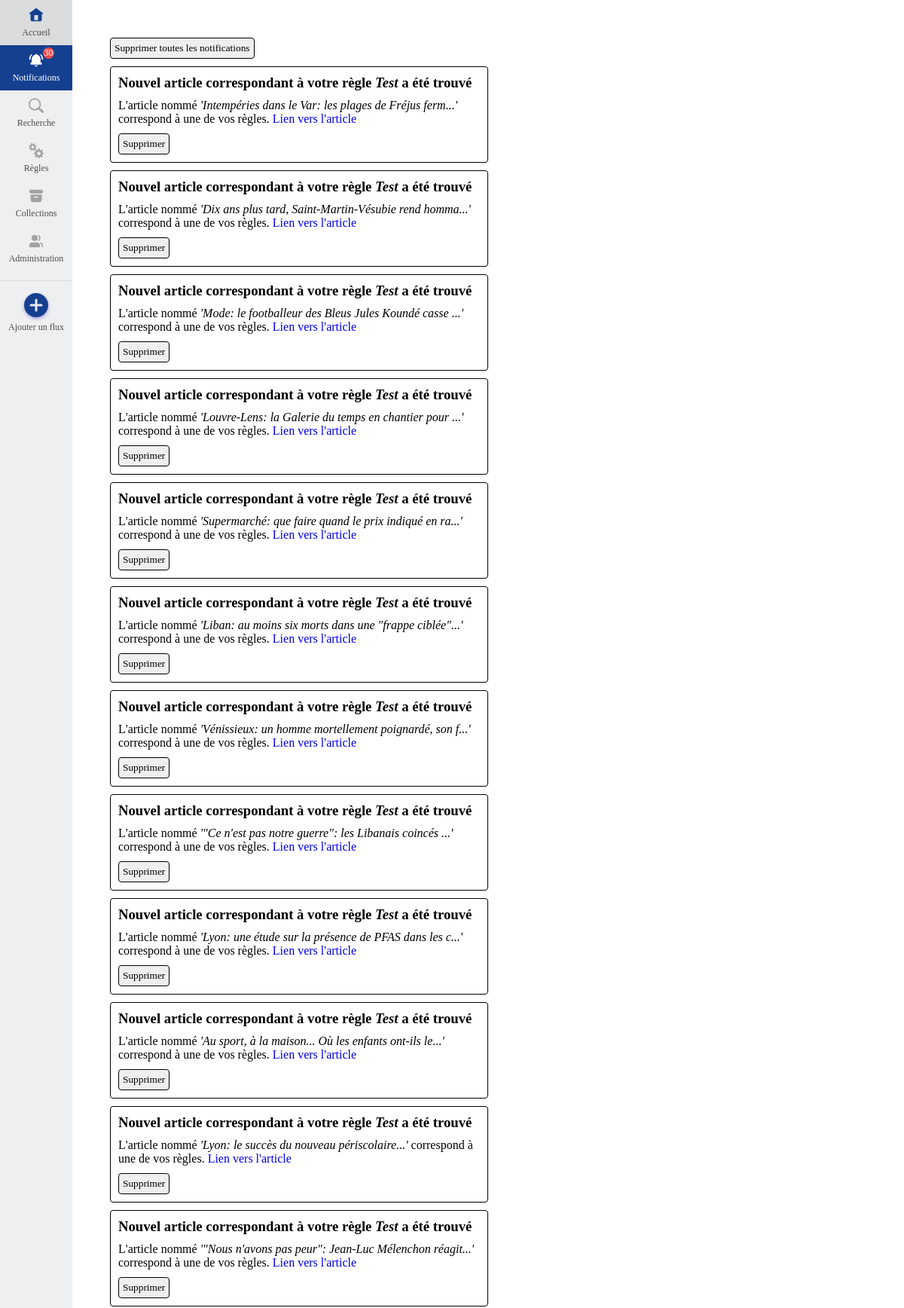
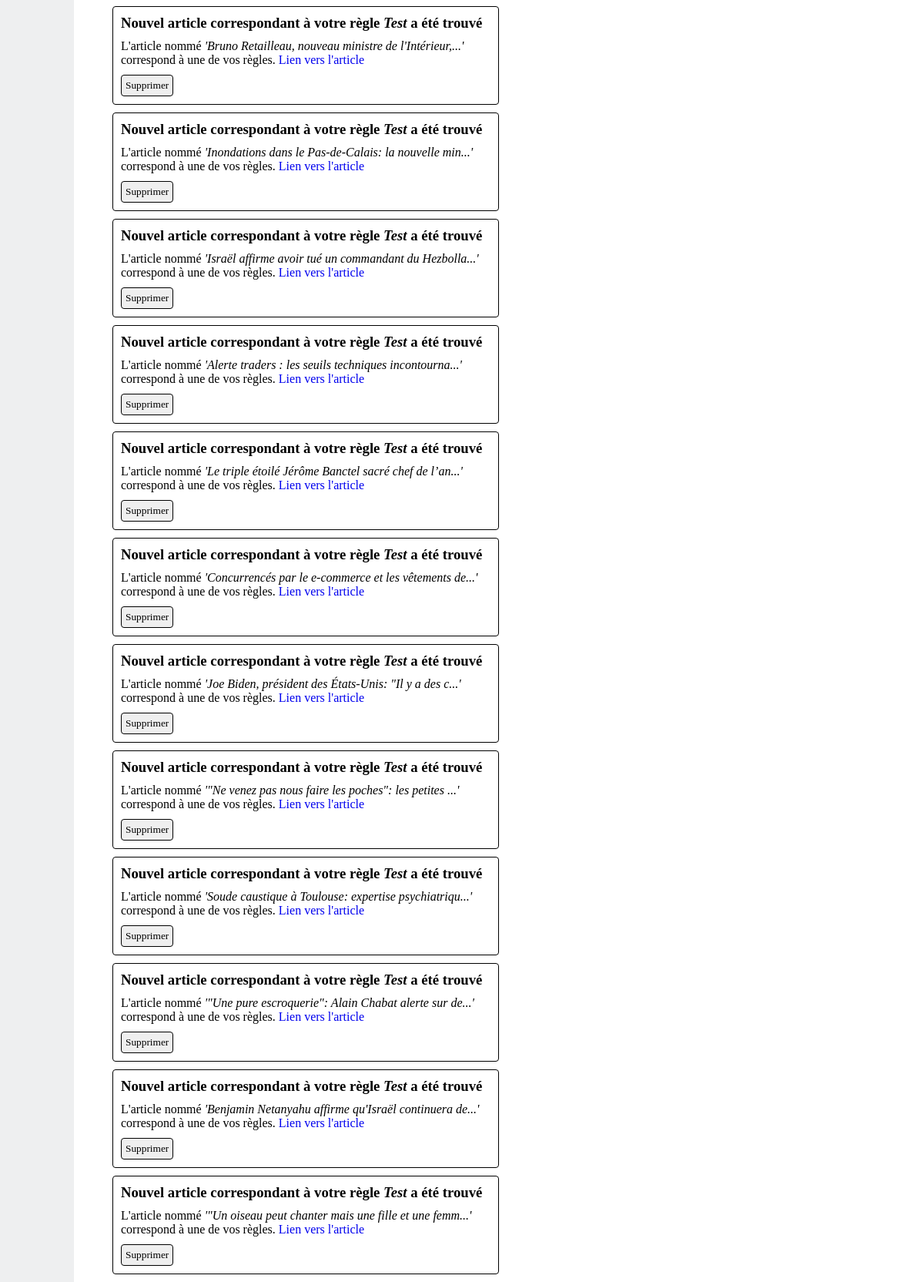
/notifications.php (signed in, upper part), run on the app's committed database (2 pictures, top to bottom).
### tables this page shows
CREATE TABLE `notification` (
  `id_notification` int NOT NULL AUTO_INCREMENT,
  `titre` varchar(512) NOT NULL,
  `description` varchar(512) DEFAULT NULL,
  `id_utilisateur` int DEFAULT NULL,
  PRIMARY KEY (`id_notification`),
  KEY `id_utilisateur` (`id_utilisateur`),
  CONSTRAINT `notification_ibfk_1` FOREIGN KEY (`id_utilisateur`) REFERENCES `utilisateur` (`id_utilisateur`)
);

### public/notifications.php (called while the page is built, shortened)
<?php
require_once $_SERVER['DOCUMENT_ROOT'] . "/src/model/UtilisateurModel.php";
$id_utilisateur = $_SESSION["id_utilisateur"];
$notifications = UtilisateurModel::getNotifications($id_utilisateur);
require_once $_SERVER['DOCUMENT_ROOT'] . "/views/components/side-bar.php";
require_once $_SERVER['DOCUMENT_ROOT'] . "/views/notifications.php";

### src/model/UtilisateurModel.php (called while the page is built, shortened)
<?php
class UtilisateurModel
{
    static function getNotifications(int $id_utilisateur): array
    {
        $mysqli = Database::connexion();
        $stmt = $mysqli->prepare("SELECT * FROM notification WHERE id_utilisateur = ?");
        $stmt->bind_param("i", $id_utilisateur);
        $stmt->execute();
        $res = $stmt->get_result()->fetch_all(MYSQLI_ASSOC);
        if (count($res) > 0) {
            return $res;
        }
        return [];
    }
}

### views/notifications.php (the view, shortened to what this page needs)
<!DOCTYPE html>
<html lang="fr">
<head>
    <link rel="stylesheet" href="css/style.css">
    <link rel="stylesheet" href="css/side-bar.css">
    <link rel="stylesheet" href="css/colors.css">
    <link rel="stylesheet" href="css/font.css">
    <link rel="stylesheet" href="css/notifications.css">
</head>
<body>
    <div class="container">
        <?php
        if(count($notifications) > 0) { ?>
            <button onclick="deleteAllNotifications()" style="margin-bottom: 10px;">Supprimer toutes les notifications</button>
        <?php }
        ?>
        <?php
        foreach ($notifications as $notification) {
        ?>
            <article class="notification" id="notification-<?= $notification['id_notification'] ?>">
                <h3><?= $notification["titre"] ?></h3>
                <?php
                if (isset($notification["description"])) {
                ?>
                    <p><?= $notification["description"] ?></p>
                <?php
                }
                ?>
                <button onclick="deleteNotification(<?= $notification['id_notification'] ?>)">Supprimer</button>
            </article>
        <?php
        }
        ?>
    </div>
</body>
</html>

### public/css/style.css (style rules this page uses)
* { margin: 0; padding: 0; font-family: 'Fira Sans'; }
body { box-sizing: border-box; height: 100vh; margin: 0; display: grid; grid-template-columns: 96px 325px auto; font-family: 'Fira Sans'; overflow-y: hidden; }

### public/css/side-bar.css (style rules this page uses)
a { text-decoration: none; }

### public/css/colors.css (style rules this page uses)
:root { --border-color : #00000014; --highlight-color: #154090; --highlight-border-color: #10367c; --highlight-text-color: #032562; --background-color: #eeeff0; --btn-background-color: #f0f0f0; --btn-border-color: #d0d7de; --btn-hover-background-color: #fafafa; --text-secondary-color: #62696f; }

### public/css/notifications.css (style rules this page uses)
body { box-sizing: border-box; height: 100vh; margin: 0; display: grid; grid-template-columns: 96px auto; font-family: 'Fira Sans'; }
.container { overflow-y: scroll; height: 100vh; box-sizing: border-box; padding: 50px; }
article.notification { width: 40vw; padding: 10px; border: 1px solid black; border-radius: 4px; margin-bottom: 10px; }
article.notification>h3, article.notification>p { margin-bottom: 10px; }
button { padding: 5px; border: 1px solid black; border-radius: 4px; }

### data on the page
notification: titre "Nouvel article correspondant à votre règle Test a été trouvé", description "L'article nommé 'Intempéries dans le Var: les plages de Fréjus ferm...' correspond à une de vos règles. Lien vers l'article"
notification: titre "Nouvel article correspondant à votre règle Test a été trouvé", description "L'article nommé 'Dix ans plus tard, Saint-Martin-Vésubie rend homma...' correspond à une de vos règles. Lien vers l'article"
notification: titre "Nouvel article correspondant à votre règle Test a été trouvé", description "L'article nommé 'Mode: le footballeur des Bleus Jules Koundé casse ...' correspond à une de vos règles. Lien vers l'article"
notification: titre "Nouvel article correspondant à votre règle Test a été trouvé", description "L'article nommé 'Louvre-Lens: la Galerie du temps en chantier pour ...' correspond à une de vos règles. Lien vers l'article"
notification: titre "Nouvel article correspondant à votre règle Test a été trouvé", description "L'article nommé 'Supermarché: que faire quand le prix indiqué en ra...' correspond à une de vos règles. Lien vers l'article"
notification: titre "Nouvel article correspondant à votre règle Test a été trouvé", description "L'article nommé 'Liban: au moins six morts dans une \"frappe ciblée\"...' correspond à une de vos règles. Lien vers l'article"
notification: titre "Nouvel article correspondant à votre règle Test a été trouvé", description "L'article nommé 'Vénissieux: un homme mortellement poignardé, son f...' correspond à une de vos règles. Lien vers l'article"
notification: titre "Nouvel article correspondant à votre règle Test a été trouvé", description "L'article nommé '\"Ce n'est pas notre guerre\": les Libanais coincés ...' correspond à une de vos règles. Lien vers l'article"
notification: titre "Nouvel article correspondant à votre règle Test a été trouvé", description "L'article nommé 'Lyon: une étude sur la présence de PFAS dans les c...' correspond à une de vos règles. Lien vers l'article"
notification: titre "Nouvel article correspondant à votre règle Test a été trouvé", description "L'article nommé 'Au sport, à la maison... Où les enfants ont-ils le...' correspond à une de vos règles. Lien vers l'article"
notification: titre "Nouvel article correspondant à votre règle Test a été trouvé", description "L'article nommé 'Lyon: le succès du nouveau périscolaire...' correspond à une de vos règles. Lien vers l'article"
notification: titre "Nouvel article correspondant à votre règle Test a été trouvé", description "L'article nommé '\"Nous n'avons pas peur\": Jean-Luc Mélenchon réagit...' correspond à une de vos règles. Lien vers l'article"
notification: titre "Nouvel article correspondant à votre règle Test a été trouvé", description "L'article nommé 'Bruno Retailleau, nouveau ministre de l'Intérieur,...' correspond à une de vos règles. Lien vers l'article"
notification: titre "Nouvel article correspondant à votre règle Test a été trouvé", description "L'article nommé 'Inondations dans le Pas-de-Calais: la nouvelle min...' correspond à une de vos règles. Lien vers l'article"
notification: titre "Nouvel article correspondant à votre règle Test a été trouvé", description "L'article nommé 'Israël affirme avoir tué un commandant du Hezbolla...' correspond à une de vos règles. Lien vers l'article"
notification: titre "Nouvel article correspondant à votre règle Test a été trouvé", description "L'article nommé 'Alerte traders : les seuils techniques incontourna...' correspond à une de vos règles. Lien vers l'article"
notification: titre "Nouvel article correspondant à votre règle Test a été trouvé", description "L'article nommé 'Le triple étoilé Jérôme Banctel sacré chef de l’an...' correspond à une de vos règles. Lien vers l'article"
notification: titre "Nouvel article correspondant à votre règle Test a été trouvé", description "L'article nommé 'Concurrencés par le e-commerce et les vêtements de...' correspond à une de vos règles. Lien vers l'article"
notification: titre "Nouvel article correspondant à votre règle Test a été trouvé", description "L'article nommé 'Joe Biden, président des États-Unis: \"Il y a des c...' correspond à une de vos règles. Lien vers l'article"
notification: titre "Nouvel article correspondant à votre règle Test a été trouvé", description "L'article nommé '\"Ne venez pas nous faire les poches\": les petites ...' correspond à une de vos règles. Lien vers l'article"
notification: titre "Nouvel article correspondant à votre règle Test a été trouvé", description "L'article nommé 'Soude caustique à Toulouse: expertise psychiatriqu...' correspond à une de vos règles. Lien vers l'article"
notification: titre "Nouvel article correspondant à votre règle Test a été trouvé", description "L'article nommé '\"Une pure escroquerie\": Alain Chabat alerte sur de...' correspond à une de vos règles. Lien vers l'article"
notification: titre "Nouvel article correspondant à votre règle Test a été trouvé", description "L'article nommé 'Benjamin Netanyahu affirme qu'Israël continuera de...' correspond à une de vos règles. Lien vers l'article"
notification: titre "Nouvel article correspondant à votre règle Test a été trouvé", description "L'article nommé '\"Un oiseau peut chanter mais une fille et une femm...' correspond à une de vos règles. Lien vers l'article"

### other printed values
$nb_notifs "30"
